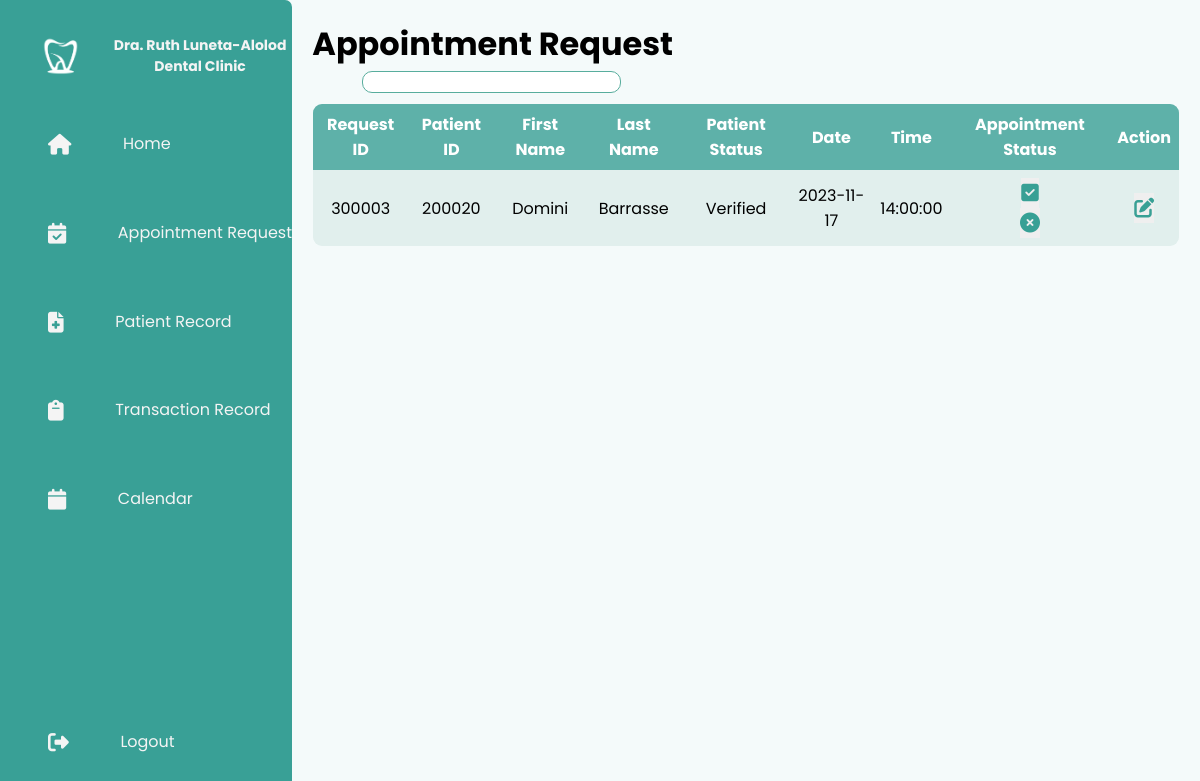
Screenshot of /pages/appointmentRequest.php with the database file from the repository.
### tables this page shows
CREATE TABLE `requests` (
  `requestID` int(10) NOT NULL,
  `patientID` int(10) DEFAULT NULL,
  `requestServices` varchar(150) DEFAULT NULL,
  `requestDate` date DEFAULT NULL,
  `requestTime` time DEFAULT NULL,
  `requestNotes` text DEFAULT NULL,
  `requestStatus` varchar(10) DEFAULT 'Pending'
);

CREATE TABLE `patients` (
  `patientID` int(10) NOT NULL,
  `patientFirstName` varchar(30) DEFAULT NULL,
  `patientLastName` varchar(30) DEFAULT NULL,
  `patientAge` int(11) DEFAULT NULL,
  `patientSex` varchar(10) DEFAULT NULL,
  `patientMobileNo` varchar(15) DEFAULT NULL,
  `patientEmail` varchar(70) DEFAULT NULL,
  `patientAddress` varchar(100) DEFAULT NULL,
  `patientOccupation` varchar(30) DEFAULT NULL,
  `patientBalance` decimal(15,2) DEFAULT NULL,
  `patientStatus` varchar(15) DEFAULT 'Not Verified'
);

### pages/appointmentRequest.php (the view, shortened to what this page needs)
<?php
  include("../phpFiles/dbConnect.php");
  $searchKeyword = "";
  $sql = "SELECT requests.requestID, requests.patientID, patients.patientFirstName, patients.patientLastName, patients.patientStatus, requests.requestDate, requests.requestTime, requests.requestStatus
          FROM requests
          LEFT JOIN patients ON requests.patientID = patients.patientID
          WHERE requests.requestStatus ='Pending'";
  $sql .= ";";
  $result = $conn->query($sql);
?>
<!DOCTYPE html>
<html lang="en">
<head>
    <link rel="stylesheet" href="../styles/appointmentRequest.css">
    <link rel="stylesheet" href="https://cdnjs.cloudflare.com/ajax/libs/font-awesome/6.4.2/css/all.min.css" />
</head>
<body>
    <div class="container">
        <?php include('sidebar.php'); ?>
      <div class="table-container">
        <h1 class="header">Appointment Request</h1>
        <div id="reqTbl">
          <div id="search-container">
            <form action="<?php echo htmlspecialchars($_SERVER["PHP_SELF"]); ?>" method="post">
              <input type="text" name="searchKeyword" value="<?php echo $searchKeyword; ?>">
            </form>
          </div>
          <?php
            if ($result->num_rows > 0) {
                echo "<table>";
                echo "<tr><th>Request ID</th><th>Patient ID</th><th>First Name</th><th>Last Name</th><th>Patient Status</th><th>Date</th><th>Time</th><th>Appointment Status</th><th>Action</th></tr>";
                while ($row = $result->fetch_assoc()) {
                  echo "<tr>";
                  echo "<td>" . $row["requestID"] . "</td>";
                  echo "<td>" . $row["patientID"] . "</td>";
                  echo "<td>" . $row["patientFirstName"] . "</td>";
                  echo "<td>" . $row["patientLastName"] . "</td>";
                  echo "<td>" . $row["patientStatus"] . "</td>";
                  echo "<td>" . $row["requestDate"] . "</td>";
                  echo "<td>" . $row["requestTime"] . "</td>";
                  echo "<td>";
                  if ($row["requestStatus"] == "Pending") {
                      echo "<form action='appointmentRequestUpdate.php' method='post'>
                                <input type='hidden' name='requestID' value='{$row['requestID']}'>
                                <input type='hidden' name='newStatus' value='Approved'>
                                <button type='submit' name='approve'><i class='fas fa-check-square'></i></button>
                            </form>";
                      echo "<form action='appointmentRequestUpdate.php' method='post'>
                                <input type='hidden' name='requestID' value='{$row['requestID']}'>
                                <input type='hidden' name='newStatus' value='Declined'>
                                <button type='submit' name='decline'><i class='fas fa-times-circle'></i></button>
                              </form>";
                  } else {
                      echo $row["requestStatus"];
                  }
                  echo "</td>";
                  echo "<td>
                            <form action='appointmentRequestUpdate.php' method='post'>
                                <input type='hidden' name='requestID' value='{$row['requestID']}'>
                                <input type='hidden' name='requestStatus' value='{$row['requestStatus']}'>
                                <button type='submit'><i class='fas fa-edit'></i></button>
                            </form>
                        </td>";
                  echo "</tr>";
                }
                echo "</table>";
            } else {
                echo "0 results";
            }
          ?>
        </div>
      </div>
  </div>
</body>
</html>

### styles/appointmentRequest.css (style rules this page uses)
* { margin: 0; padding: 0; outline: none; border: none; text-decoration: none; box-sizing: border-box; font-family: "Poppins", sans-serif; }
body { background: #f4fafa; }
.container { display: flex; }
.table-container { position: relative; padding: 20px; width: calc(100% - 100px); }
#reqTbl { display: flex; flex-direction: column; justify-content: center; align-items: center; }
#search-container { display: flex; width: calc(100% - 100px); }
#search-container input { border: 1px solid #58AD9D; border-radius: 10px; align-self: flex-end; }
table { overflow: hidden; border-radius: 10px; border: 1px solid black; margin-top: 10px; border-collapse: collapse; width: 100%; }
th, td { padding: 8px; text-align: center; word-wrap: break-word; }
th { background-color: #5EB1A9; color: white; }
tr:nth-child(even) { background-color: #E1EFED; }
tr:nth-child(odd) { background-color: #CFE7E4; }
button { cursor: pointer; font-size: 20px; color: #38a095; }

### styles/sidebar.css (style rules this page uses)
:root { --bg: #f4fafa; --green: #39a096; --white: #f4f4f4; --darkwhite: #f4fafa; }

### rows the page displays
requests: requestID "300003", patientID "200020", patientID.patientFirstName "Domini", patientID.patientLastName "Barrasse", patientID.patientStatus "Verified", requestDate "2023-11-17", requestTime "14:00:00"
